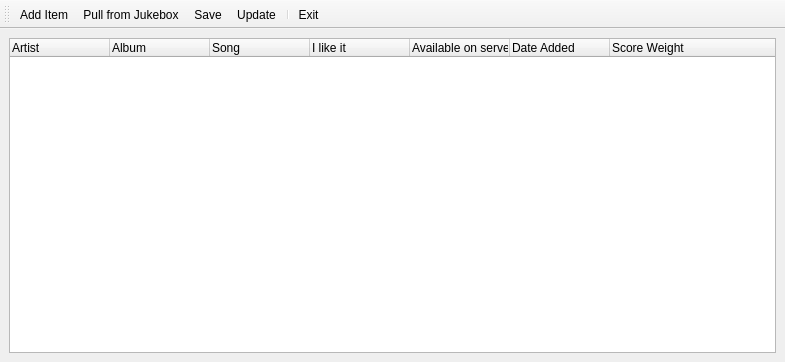
<ui version="4.0" >
 <class>wndWhisker</class>
 <widget class="QMainWindow" name="wndWhisker" >
  <property name="geometry" >
   <rect>
    <x>0</x>
    <y>0</y>
    <width>785</width>
    <height>362</height>
   </rect>
  </property>
  <property name="acceptDrops" >
   <bool>false</bool>
  </property>
  <property name="windowTitle" >
   <string>Whisker</string>
  </property>
  <widget class="QWidget" name="centralwidget" >
   <layout class="QVBoxLayout" >
    <property name="margin" >
     <number>9</number>
    </property>
    <property name="spacing" >
     <number>6</number>
    </property>
    <item>
     <widget class="QTreeWidget" name="triFavourites" >
      <column>
       <property name="text" >
        <string>Artist</string>
       </property>
      </column>
      <column>
       <property name="text" >
        <string>Album</string>
       </property>
      </column>
      <column>
       <property name="text" >
        <string>Song</string>
       </property>
      </column>
      <column>
       <property name="text" >
        <string>I like it</string>
       </property>
      </column>
      <column>
       <property name="text" >
        <string>Available on server</string>
       </property>
      </column>
      <column>
       <property name="text" >
        <string>Date Added</string>
       </property>
      </column>
      <column>
       <property name="text" >
        <string>Score Weight</string>
       </property>
      </column>
     </widget>
    </item>
   </layout>
  </widget>
  <widget class="QToolBar" name="toolBar" >
   <property name="orientation" >
    <enum>Qt::Horizontal</enum>
   </property>
   <attribute name="toolBarArea" >
    <number>4</number>
   </attribute>
   <addaction name="actionAdd_Item" />
   <addaction name="actionPull" />
   <addaction name="actionSave" />
   <addaction name="actionUpdate" />
   <addaction name="separator" />
   <addaction name="actionExit" />
  </widget>
  <action name="actionAdd_Item" >
   <property name="icon" >
    <iconset>icons/add.png</iconset>
   </property>
   <property name="text" >
    <string>Add Item</string>
   </property>
  </action>
  <action name="actionExit" >
   <property name="icon" >
    <iconset>icons/exit.png</iconset>
   </property>
   <property name="text" >
    <string>Exit</string>
   </property>
  </action>
  <action name="actionUpdate" >
   <property name="icon" >
    <iconset>icons/reload.png</iconset>
   </property>
   <property name="text" >
    <string>Update</string>
   </property>
  </action>
  <action name="actionSave" >
   <property name="icon" >
    <iconset>icons/save_all.png</iconset>
   </property>
   <property name="text" >
    <string>Save</string>
   </property>
  </action>
  <action name="actionPull" >
   <property name="icon" >
    <iconset>icons/wizard.png</iconset>
   </property>
   <property name="text" >
    <string>Pull from Jukebox</string>
   </property>
  </action>
 </widget>
 <resources/>
 <connections>
  <connection>
   <sender>actionExit</sender>
   <signal>activated()</signal>
   <receiver>wndWhisker</receiver>
   <slot>close()</slot>
   <hints>
    <hint type="sourcelabel" >
     <x>-1</x>
     <y>-1</y>
    </hint>
    <hint type="destinationlabel" >
     <x>182</x>
     <y>180</y>
    </hint>
   </hints>
  </connection>
 </connections>
</ui>
